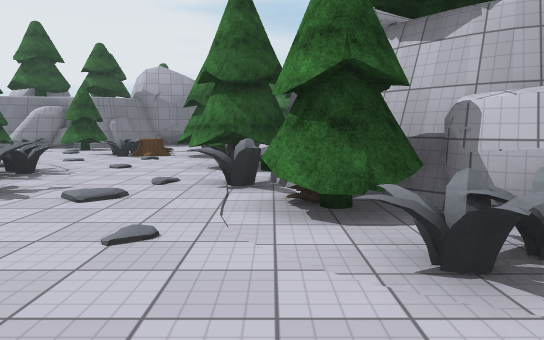
[1] (above)

23 first-person views from a walk through a scene from a Unity 3-D project. The camera is 1.4 m above the floor, tilts 6° down and sees 70° across. The floor is counted in squares, 1.89 m on a side. Each view is taken from the middle of a square. On the plan, view 1 faces up. The plan holds only what a view shows up to about 12 squares ahead; the rest is blank. The place goes on beyond the plan. The player character is not drawn. Surface patterns are stand-ins for the level's own textures.

[2]
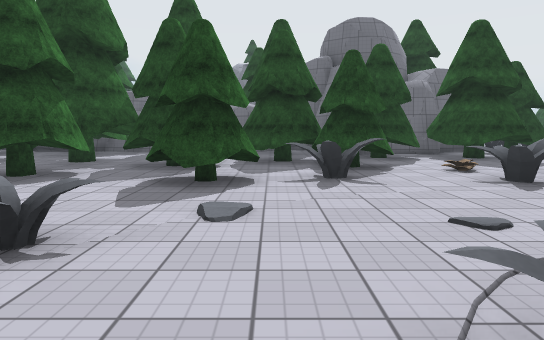

[3]
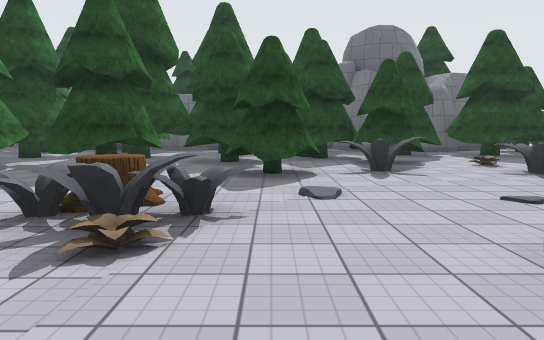

[4]
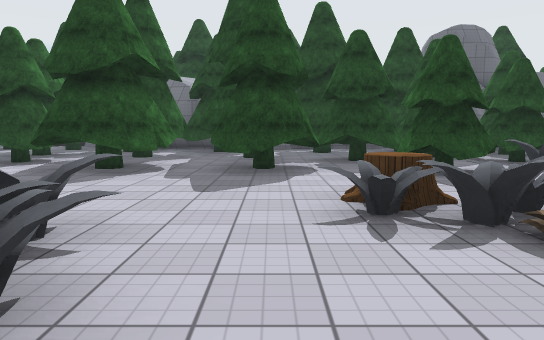

[5]
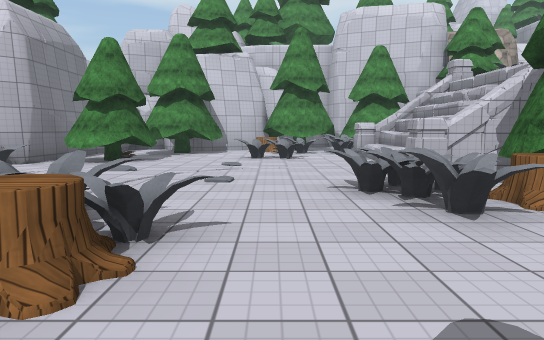

[6]
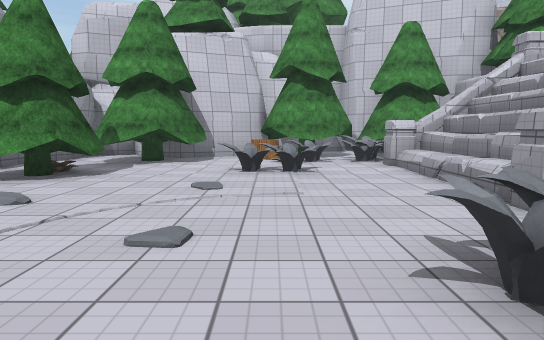

[7]
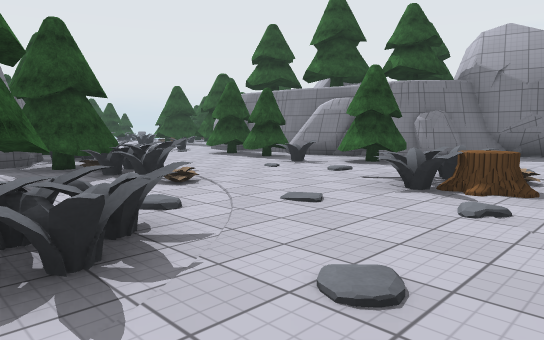

[8]
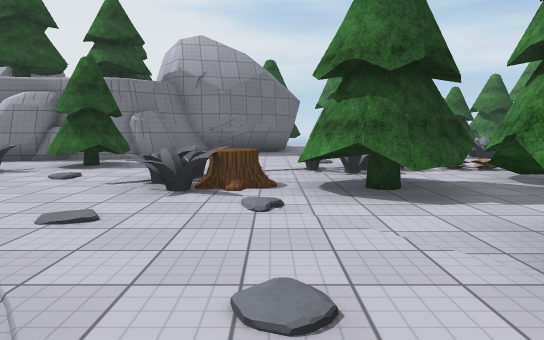

[9]
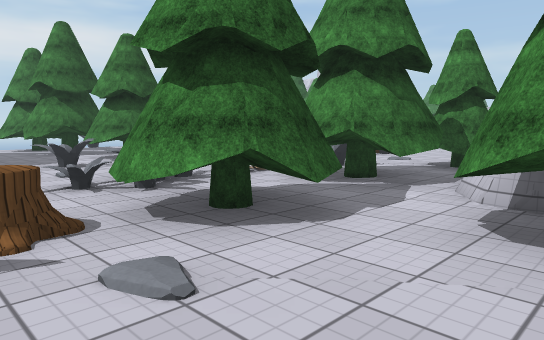

[10]
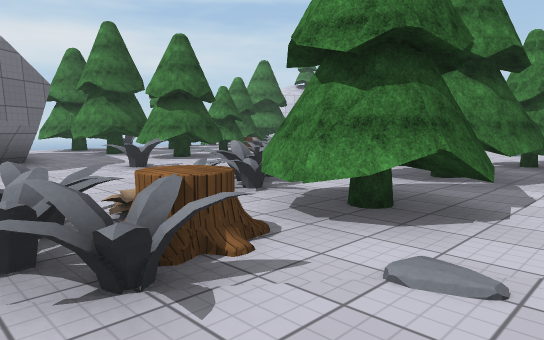

[11]
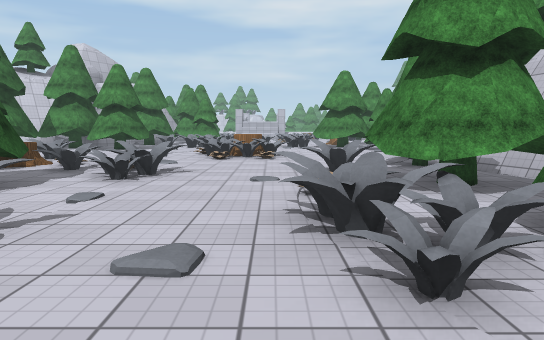

[12]
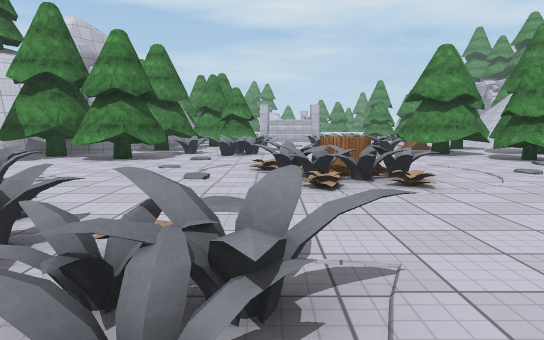

[13]
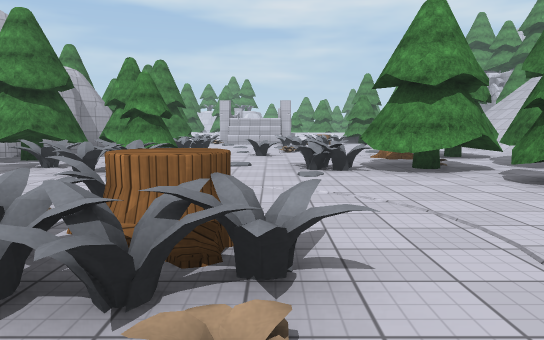

[14]
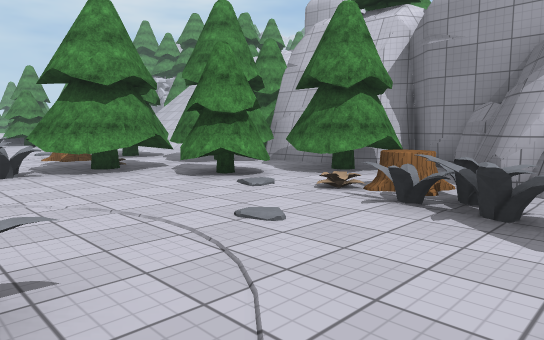

[15]
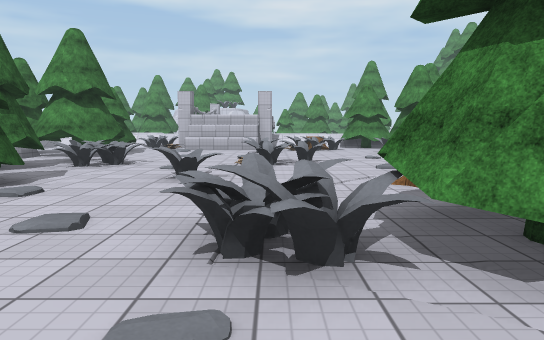

[16]
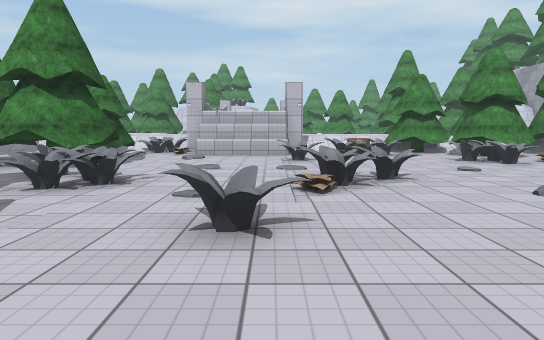

[17]
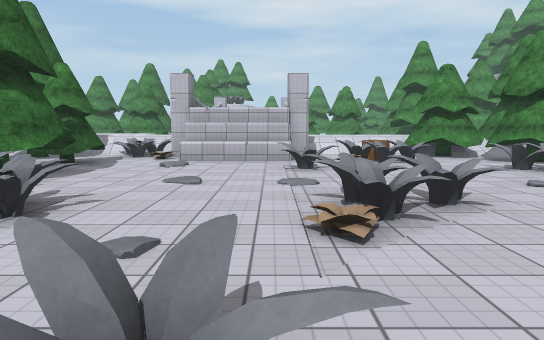

[18]
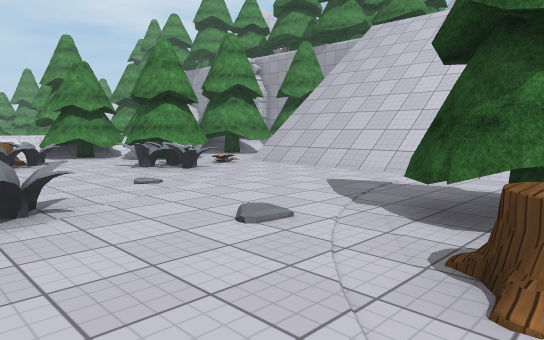

[19]
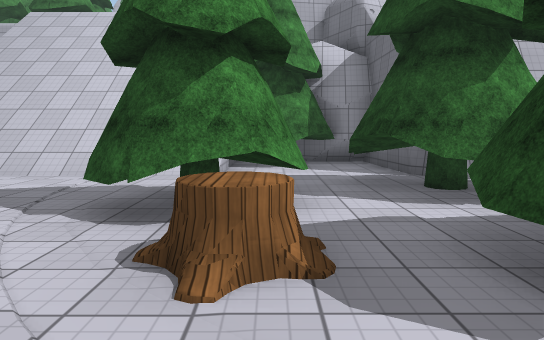

[20]
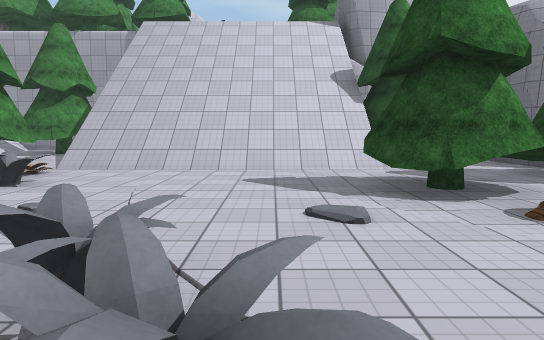

[21]
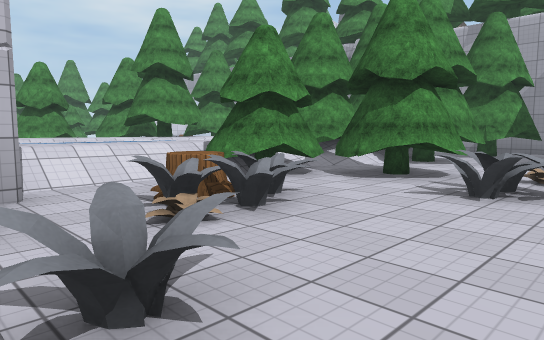

[22]
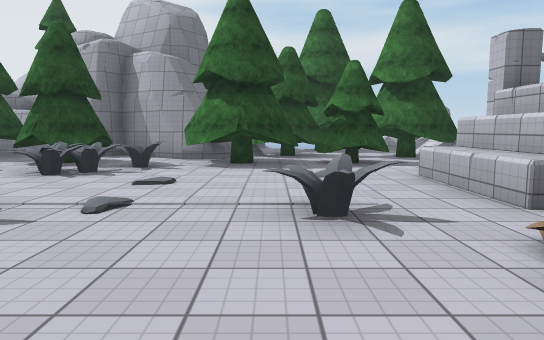

[23]
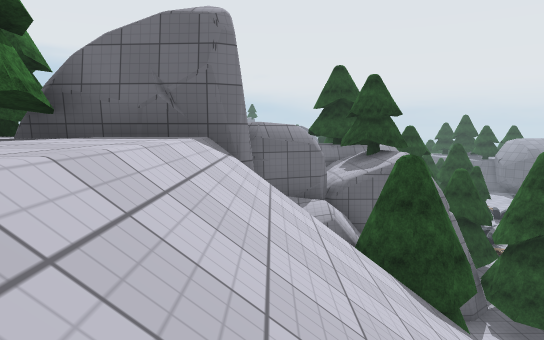

### Floor plan
Key: @ floor where view 1 was taken; # wall or solid block; . main floor; : floor 0.5 m higher than the main floor; + floor 1 m higher than the main floor; * floor 8 m higher than the main floor; / step, stairs or slope; = window, fence, low wall or low ledge; ^ raised ledge; v drop or lower ground; O other object.
Columns run from 12 left of view 1 to 28 right of it. Each row starts with its distance up from view 1.
 21            OOO      ...OO##O###  #OO OO
 20            .OO OO OO..OOOOOOO#####OO OOO
 19          #..OOOOO.....OO OOOOOO.OOOOO O:
 18        ###..OOOOO.......OO.OOOO.OOOOOOO:
 17       ##...O...OO../...OOO.OO.OO.....OO
 16     ###...OO..OO...OOO..O.....O..../.##
 15   ###O. ..........O  O...............#
 14 OOOOOOO ...O......OOO.......O......O.##
 13 O.O.O.....OOOOOO........OO....OO...O..#
 12 .......OO.OO.OO.........OO.....O....OO./+
 11  ......OOOOOOOO.OO......OOOO........OO./+
 10 OO.OO.....OO O##OOOOO.OOOOOOO.........O/+
  9  OOOOO.....OO##   #O.OOOOOOOOO...OOOOOOO+
  8  #OO.......OO     ##OOO.OOOOO......OOOO/
  7   OOOO.OO..OO      #OOO##O........O.O OOO
  6   #OOO.OO...##     ###  #...=///// ..OOO
  5   # O..OOO.OO##         ##OOO/////v.OO O
  4     O...O./.OO#          #OOO/////v.O  OO
  3     O.OO.....O#  ##      # vv/////v.OO OO
  2   O O OOO....O O..########vvv/////  OO
  1   OO OO.O......O..OOOO ######*****  O
  0   O  OO OO..@.....OOOOO    ##***   ##
 -1    OOOOOO..OO.......OO##  ##OO
 -2    OOOOOO..OO......O...#  #OOO
 -3   OOO#OOO..........O.OOO  OO
 -4    O ## O....OO....O.OOO  O
 -5    OOO OO... OO......OOO
 -6     OOOOOO.  OO#^^^^#OOO##

Positions as (right, up) in squares from view 1, and headings:
1: (0, 0), facing up
2: (2, 1), facing left
3: (3, 0), facing left
4: (3, -3), facing left
5: (-3, -3), facing right
6: (0, -3), facing right
7: (-2, 6), facing up-left
8: (-3, 6), facing up
9: (-4, 8), facing up-right
10: (-5, 9), facing up-right
11: (-4, 14), facing right
12: (1, 16), facing right
13: (5, 14), facing right
14: (5, 14), facing down-right
15: (10, 13), facing right
16: (13, 14), facing right
17: (15, 14), facing right
18: (15, 13), facing down-right
19: (15, 13), facing down
20: (18, 14), facing down
21: (21, 14), facing down-right
22: (22, 10), facing up
23: (21, 2), facing left
